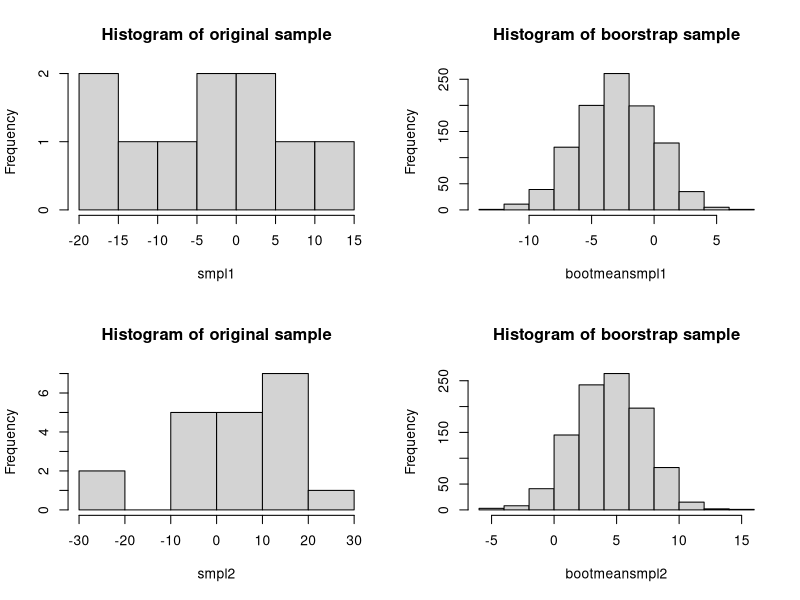
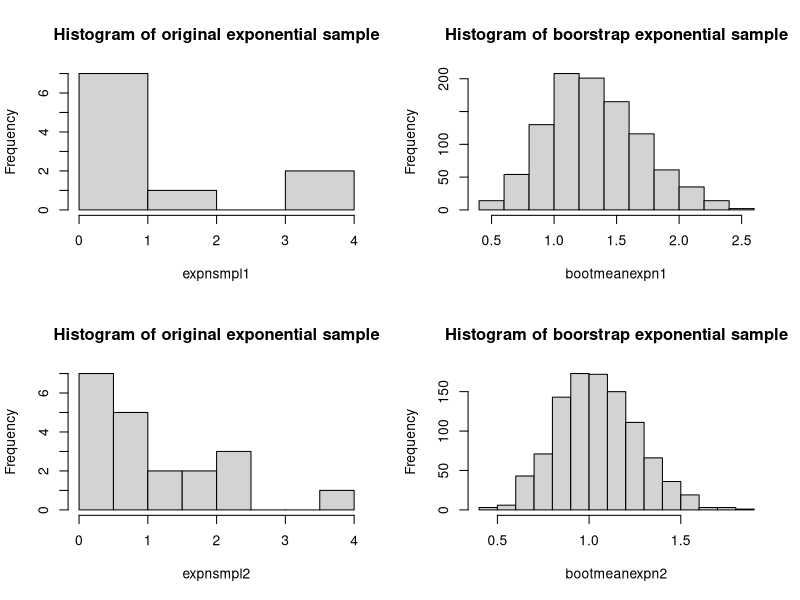

Write R code to recreate these figures, in order.
## ---- chunk 1
##Two rnorm samples of differing sample sizes
smpl1 <- rnorm(10,0,10)  #first sample of size 10.
smpl2 <- rnorm(20,0,10)  #second sample of size 20.

##Two rexp samples of differing sample sizes
expnsmpl1 <- rexp(10)  #small sample size
expnsmpl2 <- rexp(20) #large sample size

##vector to hold the 1000 samples.

r <-1000
bootmeansmpl1 <- numeric(r)
bootmeansmpl2 <- numeric(r)
bootmeanexpn1 <- numeric(r)
bootmeanexpn2 <- numeric(r) 

##this is bootstrap for loop to thsat run 1000 sample for above define vectors.
# and to define means of 1000 samples of our original dataset.

for (i in 1:r) {
  bootsmpl1 <- sample(smpl1, size = length(smpl1), replace =T )
  bootsmpl2 <- sample(smpl2, size = length(smpl2), replace =T )
  bootexpn2 <- sample(expnsmpl2, size = length(expnsmpl2), replace =T )
  bootexpn1 <- sample(expnsmpl1, size = length(expnsmpl1), replace =T )
  bootmeansmpl1[i] <- mean(bootsmpl1)
  bootmeansmpl2[i] <- mean(bootsmpl2)
  bootmeanexpn1[i] <- mean(bootexpn1)
  bootmeanexpn2[i] <- mean(bootexpn2)
}

## ---- chunk 2
  par(mfrow=c(2,2))
  hist(smpl1, main = "Histogram of original sample")
  hist(bootmeansmpl1, main = "Histogram of boorstrap sample")
 
  hist(smpl2, main = "Histogram of original sample")
  hist(bootmeansmpl2, main = "Histogram of boorstrap sample")
## ---- chunk 3
par(mfrow=c(2,2))
  hist(expnsmpl1 , main = "Histogram of original exponential sample")
  hist(bootmeanexpn1, main = "Histogram of boorstrap exponential sample") 

  hist(expnsmpl2 , main = "Histogram of original exponential sample")
  hist(bootmeanexpn2, main = "Histogram of boorstrap exponential sample") 
